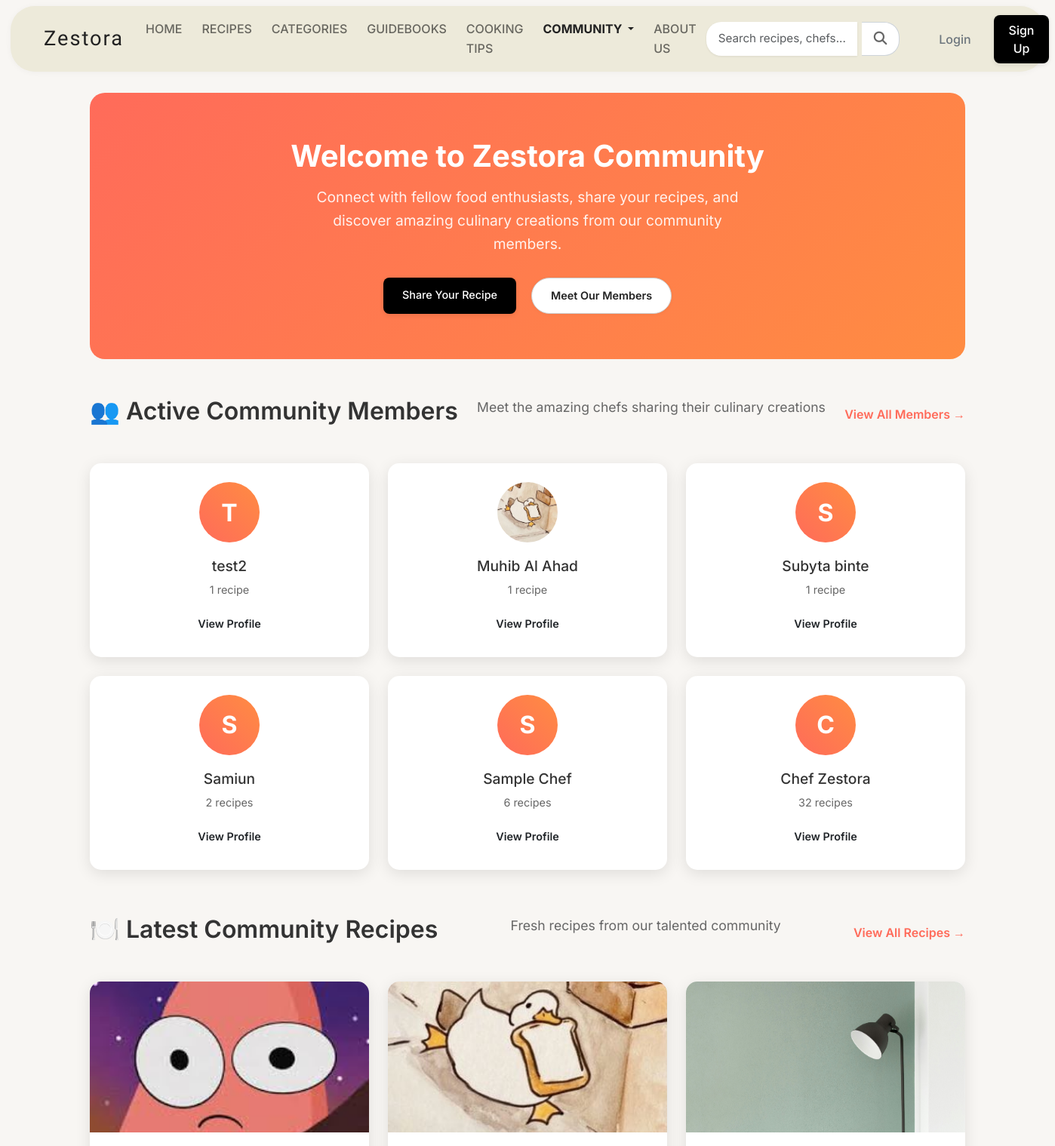
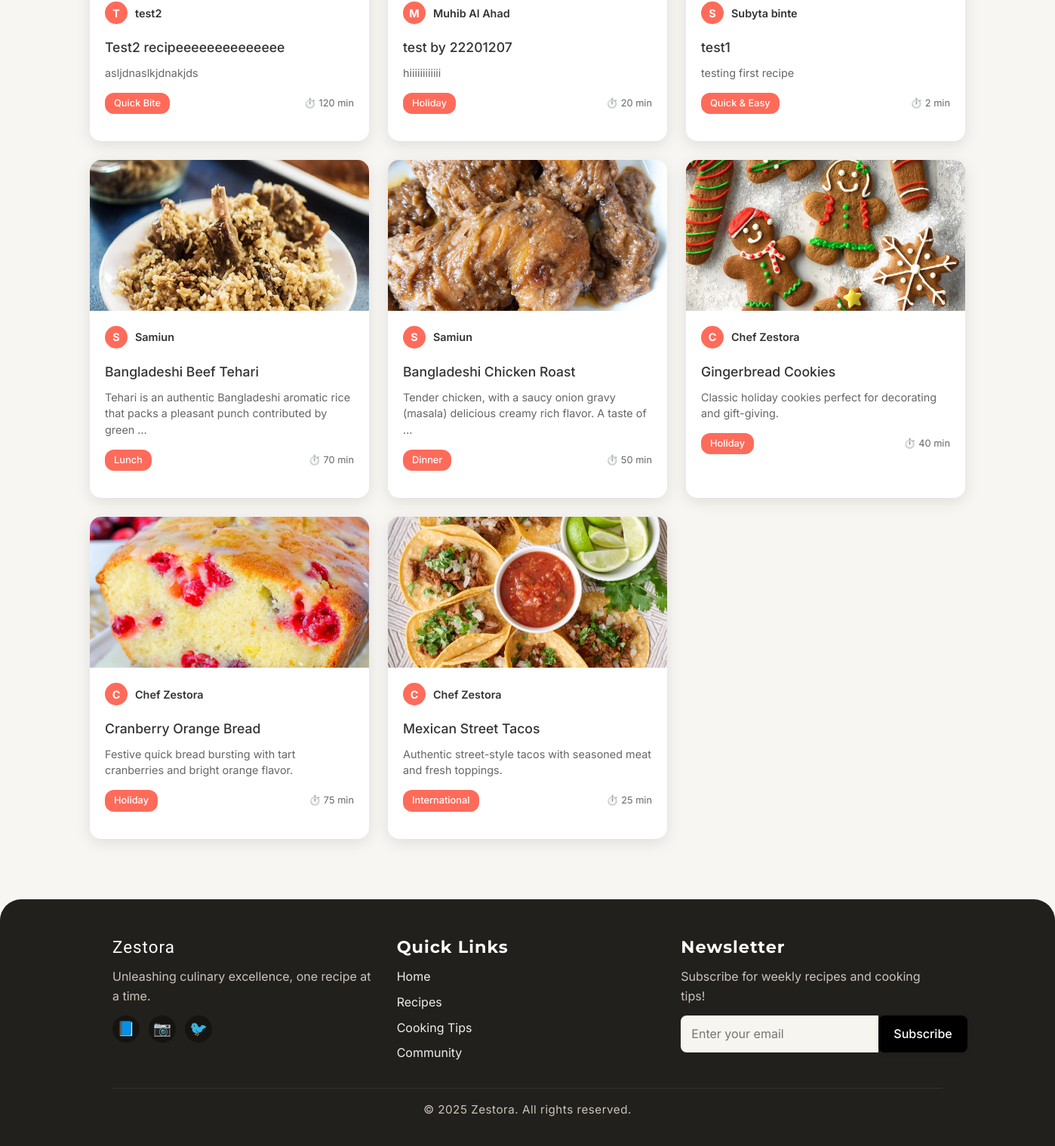
/community/, run on the app's committed database (2 pictures, top to bottom).
### userprofile/models.py (models this page shows, shortened)
class UserProfile(models.Model):
    user = models.OneToOneField(User, on_delete=models.CASCADE, related_name='profile')
    profile_image = models.ImageField(upload_to='profile_images/', blank=True, null=True)
    bio = models.TextField(max_length=500, blank=True)
    location = models.CharField(max_length=100, blank=True)
    phone = models.CharField(max_length=20, blank=True)
    date_of_birth = models.DateField(null=True, blank=True)
    website = models.URLField(max_length=200, blank=True)
    created_at = models.DateTimeField(auto_now_add=True)
    updated_at = models.DateTimeField(auto_now=True)

### recipes/models.py (models this page shows, shortened)
class Recipe(models.Model):
    DIFFICULTY_CHOICES = [
        ('easy', 'Easy'),
        ('medium', 'Medium'),
        ('hard', 'Hard'),
    ]
    title = models.CharField(max_length=200)
    slug = models.SlugField(unique=True)
    description = models.TextField()
    ingredients = models.TextField()
    instructions = models.TextField()
    prep_time = models.IntegerField(help_text="Preparation time in minutes")
    cook_time = models.IntegerField(help_text="Cooking time in minutes")
    servings = models.IntegerField()
    difficulty = models.CharField(max_length=10, choices=DIFFICULTY_CHOICES)
    category = models.ForeignKey(Category, on_delete=models.CASCADE)
    image = models.ImageField(upload_to='recipes/', blank=True, null=True)
    author = models.ForeignKey(User, on_delete=models.CASCADE)
    featured = models.BooleanField(default=False)
    created_at = models.DateTimeField(auto_now_add=True)
    updated_at = models.DateTimeField(auto_now=True)
    @property
    def total_time(self):
        return self.prep_time + self.cook_time

class Category(models.Model):
    name = models.CharField(max_length=100)
    slug = models.SlugField(unique=True)
    description = models.TextField(blank=True)
    image = models.ImageField(upload_to='categories/', blank=True, null=True)
    created_at = models.DateTimeField(auto_now_add=True)
    class Meta:
        verbose_name_plural = "Categories"

### community/views.py (the view)
# urls.py: path('', views.community_home, name='community_home'),
def community_home(request):
    recent_users = User.objects.filter(recipe__isnull=False).distinct().order_by('-date_joined')[:12]
    featured_stories = CulinaryStory.objects.filter(featured=True)[:6]
    recent_recipes = Recipe.objects.select_related('author', 'category').order_by('-created_at')[:8]
    return render(request, 'community/community_home.html', {
        'recent_users': recent_users,
        'featured_stories': featured_stories,
        'recent_recipes': recent_recipes,
        'active_page': 'community'
    })

### templates/community/community_home.html (shortened to what this page needs)
{% extends 'base.html' %}
{% load static %}
{% block content %}
<div class="community-container">
    <div class="community-hero">
        <div class="hero-content">
            <h1>Welcome to Zestora Community</h1>
            <p>Connect with fellow food enthusiasts, share your recipes, and discover amazing culinary creations from our community members.</p>
            <div class="hero-actions">
                <a href="{% url 'recipes:add_recipe' %}" class="btn btn-primary">Share Your Recipe</a>
                <a href="{% url 'community:community_members' %}" class="btn btn-outline">Meet Our Members</a>
            </div>
        </div>
    </div>
    <div class="community-section">
        <div class="section-header">
            <h2>👥 Active Community Members</h2>
            <p>Meet the amazing chefs sharing their culinary creations</p>
            <a href="{% url 'community:community_members' %}" class="view-all-link">View All Members →</a>
        </div>
        <div class="members-grid">
            {% for user in recent_users %}
            <div class="member-card">
                <div class="member-avatar">
                    {% if user.profile.profile_image %}
                        <img src="{{ user.profile.profile_image.url }}" alt="{{ user.get_full_name|default:user.username }}">
                    {% else %}
                        <div class="avatar-placeholder">
                            {{ user.first_name.0|default:user.username.0|upper }}
                        </div>
                    {% endif %}
                </div>
                <div class="member-info">
                    <h4>{{ user.get_full_name|default:user.username }}</h4>
                    <p class="member-recipes">{{ user.recipe_set.count }} recipe{{ user.recipe_set.count|pluralize }}</p>
                    <a href="{% url 'community:user_profile' user.id %}" class="btn btn-sm">View Profile</a>
                </div>
            </div>
            {% empty %}
            <div class="no-members">
                <p>No community members yet. Be the first to share a recipe!</p>
            </div>
            {% endfor %}
        </div>
    </div>
    <div class="community-section">
        <div class="section-header">
            <h2>🍽️ Latest Community Recipes</h2>
            <p>Fresh recipes from our talented community</p>
            <a href="{% url 'recipes:recipe_list' %}" class="view-all-link">View All Recipes →</a>
        </div>
        <div class="recipes-grid">
            {% for recipe in recent_recipes %}
            <div class="recipe-card">
                <div class="recipe-image">
                    {% if recipe.image %}
                        {% if recipe.image.name|slice:":8" == "recipes/" %}
                            <img src="{{ recipe.image.url }}" alt="{{ recipe.title }}">
                        {% else %}
                            <img src="{% static recipe.image %}" alt="{{ recipe.title }}">
                        {% endif %}
                    {% else %}
                        <div class="recipe-placeholder">🍽️</div>
                    {% endif %}
                </div>
                <div class="recipe-content">
                    <div class="recipe-author">
                        <span class="author-avatar">
                            {{ recipe.author.first_name.0|default:recipe.author.username.0|upper }}
                        </span>
                        <span class="author-name">{{ recipe.author.get_full_name|default:recipe.author.username }}</span>
                    </div>
                    <h4><a href="{% url 'recipes:recipe_detail' recipe.slug %}">{{ recipe.title }}</a></h4>
                    <p>{{ recipe.description|truncatewords:15 }}</p>
                    <div class="recipe-meta">
                        <span class="category">{{ recipe.category.name }}</span>
                        <span class="time">⏱️ {{ recipe.total_time }} min</span>
                    </div>
                </div>
            </div>
            {% empty %}
            <div class="no-recipes">
                <p>No recipes shared yet. Be the first to contribute!</p>
            </div>
            {% endfor %}
        </div>
    </div>
</div>
{% endblock %}

### static/css/styles.css (style rules this page uses)
.btn.btn-outline { background: #fff; color: #222; border: 1px solid #ccc; box-shadow: 0 1px 5px rgba(0,0,0,0.04); }
.btn.btn-primary { background: #000; color: #fff; border: none; box-shadow: 0 2px 6px rgba(0,0,0,0.09); }
* { margin: 0; padding: 0; box-sizing: border-box; }
body { font-family: 'Inter', sans-serif; line-height: 1.6; color: #333; background-color: #f8f6f3; }
.btn { text-decoration: none; padding: 0.75rem 1.5rem; border-radius: 8px; font-weight: 500; font-size: 0.9rem; transition: all 0.3s ease; border: 2px solid transparent; cursor: pointer; display: inline-block; }
.btn-primary { background: #e85a4f; color: white; border-color: #e85a4f; }
.btn-outline { background: transparent; color: #e85a4f; border-color: #e85a4f; }
.recipe-card { background: white; border-radius: 15px; overflow: hidden; box-shadow: 0 4px 15px rgba(0, 0, 0, 0.1); transition: transform 0.3s ease, box-shadow 0.3s ease; }
.recipe-card img { width: 100%; height: 200px; object-fit: cover; }
.recipe-meta { display: flex; justify-content: space-between; color: #666; font-size: 0.9rem; margin-bottom: 1rem; }
.section-header { display: flex; justify-content: space-between; align-items: center; margin-bottom: 3rem; flex-wrap: wrap; gap: 1rem; }

### static/css/navbar_footer.css (style rules this page uses)
.btn.btn-outline { background: #fff; color: #222; border: 1px solid #ccc; box-shadow: 0 1px 5px rgba(0,0,0,0.04); }
.btn.btn-primary { background: #000; color: #fff; border: none; box-shadow: 0 2px 6px rgba(0,0,0,0.09); }
.btn-primary { background: #000 !important; border-color: #000 !important; border-radius: 8px !important; font-weight: 500 !important; }

### data on the page
Recipe: image (picture), author.first_name.0 "T", author.get_full_name "test2", title "Test2 recipeeeeeeeeeeeeee", description "asljdnaslkjdnakjds", category.name "Quick Bite", total_time "120"
Recipe: image (picture), author.first_name.0 "M", author.get_full_name "Muhib Al Ahad", title "test by 22201207", description "hiiiiiiiiiiii", category.name "Holiday", total_time "20"
Recipe: image (picture), author.first_name.0 "S", author.get_full_name "Subyta binte", title "test1", description "testing first recipe", category.name "Quick & Easy", total_time "2"
Recipe: image (picture), author.first_name.0 "S", author.get_full_name "Samiun", title "Bangladeshi Beef Tehari", description "Tehari is an authentic Bangladeshi aromatic rice that packs a pleasant punch contributed by green …", category.name "Lunch", total_time "70"
Recipe: image (picture), author.first_name.0 "S", author.get_full_name "Samiun", title "Bangladeshi Chicken Roast", description "Tender chicken, with a saucy onion gravy (masala) delicious creamy rich flavor. A taste of …", category.name "Dinner", total_time "50"
Recipe: image (picture), author.first_name.0 "C", author.get_full_name "Chef Zestora", title "Gingerbread Cookies", description "Classic holiday cookies perfect for decorating and gift-giving.", category.name "Holiday", total_time "40"
Recipe: shows a picture, author.first_name.0 "C", author.get_full_name "Chef Zestora", title "Cranberry Orange Bread", description "Festive quick bread bursting with tart cranberries and bright orange flavor.", category.name "Holiday", total_time "75"
Recipe: image (picture), author.first_name.0 "C", author.get_full_name "Chef Zestora", title "Mexican Street Tacos", description "Authentic street-style tacos with seasoned meat and fresh toppings.", category.name "International", total_time "25"

### other printed values
{{ user.first_name.0|default:user.username.0|upper }} "T"
{{ user.get_full_name|default:user.username }} "test2"
{{ user.recipe_set.count }} "1"
{{ user.get_full_name|default:user.username }} "Muhib Al Ahad"
{{ user.first_name.0|default:user.username.0|upper }} "S"
{{ user.get_full_name|default:user.username }} "Subyta binte"
{{ user.get_full_name|default:user.username }} "Samiun"
{{ user.recipe_set.count }} "2"
{{ user.get_full_name|default:user.username }} "Sample Chef"
{{ user.recipe_set.count }} "6"
{{ user.first_name.0|default:user.username.0|upper }} "C"
{{ user.get_full_name|default:user.username }} "Chef Zestora"
{{ user.recipe_set.count }} "32"
